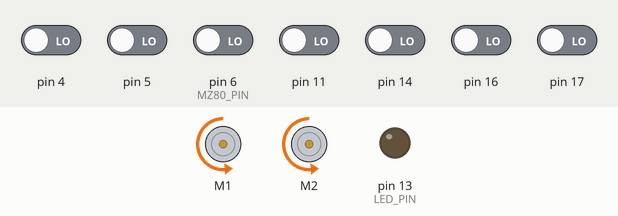
A sketch run on a simulated Arduino Uno, built with avr-gcc and run on an emulated ATmega328P. On the bench: 2 × DC motor (green arrow = forward, orange = backward, longer = faster), output pins drawn as LEDs (lit = HIGH). Inputs (shaded band) come from the test bench; at power-on: pin 4, pin 5, pin 6 (MZ80_PIN), pin 11, pin 14, pin 16, pin 17 LOW.

Above: at 6.2 s.
6.3 s: pin 4 driven HIGH and pin 5 driven HIGH and pin 6 (MZ80_PIN) driven HIGH and pin 11 driven HIGH and pin 14 driven HIGH
At 7.5 s:
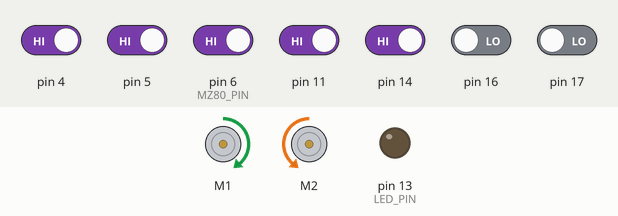
10.1 s: pin 6 (MZ80_PIN) driven LOW
At 10.9 s:
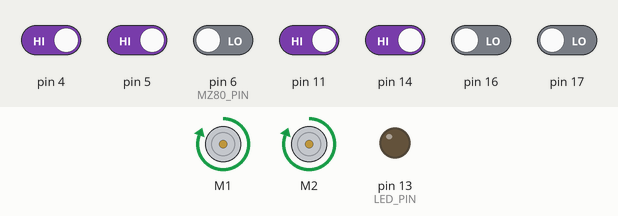
11.6 s: pin 4 driven LOW
At 12.2 s:
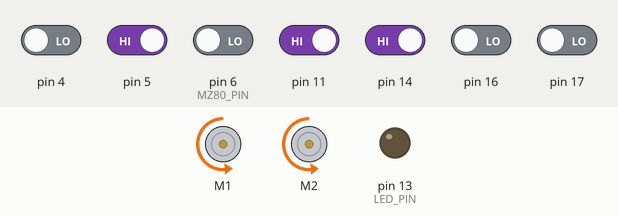
15.4 s: pin 4 driven HIGH
17.3 s: pin 5 driven LOW
Timing chart, 0 to 23.7 s (numbered marks = the images above; inputs shaded):
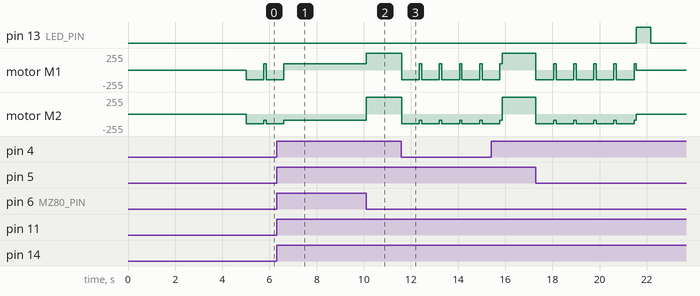

The sketch:

microMind.ino
```cpp
#include <QTRSensors.h>
#include <ZumoReflectanceSensorArray.h>
#include <ZumoMotors.h>

#define LED_PIN 13
#define MZ80_PIN 6
#define NUM_SENSORS 6

//Pushbutton button(ZUMO_BUTTON);
ZumoReflectanceSensorArray reflectanceSensors;
ZumoMotors motors;

unsigned int obstacle;
//unsigned int reload = 0xB71B;
unsigned long time;
unsigned long x;


// Define an array for holding sensor values.
unsigned int sensorValues[NUM_SENSORS];
unsigned int positionVal = 0;
void setup() {

  pinMode(LED_PIN, OUTPUT);
  digitalWrite(LED_PIN, LOW);
  attachInterrupt(MZ80_PIN, obstacleDetected , RISING); // newly added

/////////////////////////////////TIMER////////////////////

  //TCCR1A = 0;
  //TCCR1B = 0;
  //OCR1A = reload;
  //TCCR1A = 1<<WGM21 // donno
  //TCCR1B = (1<<CS10) | (1<<CS12);
  //TIMSK1 = (1<<OCIE1A);

//////////////////////////////////////////////////////////////


  // --------------------------- Start Of The Calibration -------------------------
  reflectanceSensors.init();
  unsigned long startTime = millis();
  while (millis() - startTime < 5000)  // make the calibration take 10 seconds
  {
    reflectanceSensors.calibrate();
  }
  // ------------------- End Of The Calibration -----------------------
}

unsigned int mostLeftSensor() {
  if (sensorValues[0] < 600)
    return 1;
  else
    return 0;
}

unsigned int leftSensor() {
  if (sensorValues[1] < 600)
    return 1;
  else
    return 0;
}

unsigned int midLeftSensor() {
  if (sensorValues[2] < 600)
    return 1;
  else
    return 0;
}

unsigned int midRightSensor() {
  if (sensorValues[3] < 600)
    return 1;
  else
    return 0;
}

unsigned int rightSensor() {
  if (sensorValues[4] < 600)
    return 1;
  else
    return 0;
}

unsigned int mostRightSensor() {
  if (sensorValues[5] < 600)
    return 1;
  else
    return 0;
}

void turnRight() {
  motors.setSpeeds(150, -150);
}

void turnLeft() {
  motors.setSpeeds(-200, 200);
}

void goBack() {
  motors.setSpeeds(-225, -225);
}

void go() {
  motors.setSpeeds(600, 600);
}

void blinkLED(int obstacleNumber) {
    for(int i = 0; i <= obstacleNumber; i++) {
      digitalWrite(LED_PIN, HIGH);
      delay(600);
      digitalWrite(LED_PIN, LOW);
      delay(600);
  }
}

void obstacleDetected() {
  if(time < 20000) {
    go();
    delay(1);
    incrementObstacleNumber();
    delay(1);
  } else {
    stop();
    delay(1);
    blinkLED(obstacle);
    delay(1);
}
}

void incrementObstacleNumber() {
  obstacle++;
}

  void stop() {
    motors.setSpeeds(0, 0);
  }

void loop() {

  time = millis();
  positionVal = reflectanceSensors.readLine(sensorValues);

  if (mostLeftSensor() == 1 || mostRightSensor() == 1 || midLeftSensor() == 1 || midRightSensor() == 1) {
    goBack();
    delay(750);
    turnRight();
    delay(100);
  } else {
    go();
  }

    if(digitalRead(MZ80_PIN)) {
      turnRight();
       }

    if(time >= 20000) {
      obstacleDetected();
      delay(500000); // not to run again and again...
    }

      }


  
```

Measured:
- after the input at 6.3 s, motor M1: goes on until 6.6 s, then stays forward 95/255; motor M2: goes on until 6.6 s, then stays backward 95/255
- after the input at 10.1 s, motor M1: forward 95/255 → forward 255/255 at once; motor M2: backward 95/255 → forward 255/255 at once
- after the input at 11.6 s, motor M1: alternates backward 143/255 for 0.75 s and forward 95/255 for 0.10 s, starting at once; motor M2: alternates backward 143/255 for 0.75 s and backward 95/255 for 0.10 s, starting at once
